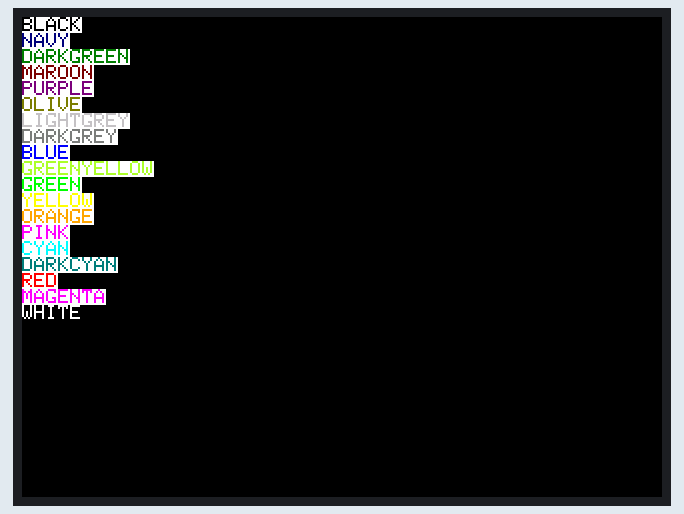
Recording of a sketch running on a simulated ESP32. Parts: 320×240 colour display.

Above: at 0.2 s.

The sketch:

M5_LCD_font_colorcode.ino
```cpp
#include <M5Stack.h>

void setup() {
    M5.begin();

    //バックライトの明るさを0～255で指定
    M5.Lcd.setBrightness(255);

    //文字の大きさを1～7で指定
    M5.Lcd.setTextSize(1);

    //文字色を設定（文字背景色は透明）
    M5.Lcd.setTextColor(BLACK,WHITE);
    M5.Lcd.println("BLACK");

    //文字色を設定（文字背景色は透明）
    M5.Lcd.setTextColor(NAVY,WHITE);
    M5.Lcd.println("NAVY");

    //文字色を設定（文字背景色は透明）
    M5.Lcd.setTextColor(DARKGREEN,WHITE);
    M5.Lcd.println("DARKGREEN");

    //文字色を設定（文字背景色は透明）
    M5.Lcd.setTextColor(MAROON,WHITE);
    M5.Lcd.println("MAROON");

    //文字色を設定（文字背景色は透明）
    M5.Lcd.setTextColor(PURPLE,WHITE);
    M5.Lcd.println("PURPLE");

    //文字色を設定（文字背景色は透明）
    M5.Lcd.setTextColor(OLIVE,WHITE);
    M5.Lcd.println("OLIVE");

    //文字色を設定（文字背景色は透明）
    M5.Lcd.setTextColor(LIGHTGREY,WHITE);
    M5.Lcd.println("LIGHTGREY");

    //文字色を設定（文字背景色は透明）
    M5.Lcd.setTextColor(DARKGREY,WHITE);
    M5.Lcd.println("DARKGREY");

    //文字色を設定（文字背景色は透明）
    M5.Lcd.setTextColor(BLUE,WHITE);
    M5.Lcd.println("BLUE");

    //文字色を設定（文字背景色は透明）
    M5.Lcd.setTextColor(GREENYELLOW,WHITE);
    M5.Lcd.println("GREENYELLOW");

    //文字色を設定（文字背景色は透明）
    M5.Lcd.setTextColor(GREEN,WHITE);
    M5.Lcd.println("GREEN");

    //文字色を設定（文字背景色は透明）
    M5.Lcd.setTextColor(YELLOW,WHITE);
    M5.Lcd.println("YELLOW");

    //文字色を設定（文字背景色は透明）
    M5.Lcd.setTextColor(ORANGE,WHITE);
    M5.Lcd.println("ORANGE");

    //文字色を設定（文字背景色は透明）
    M5.Lcd.setTextColor(PINK,WHITE);
    M5.Lcd.println("PINK");

    //文字色を設定（文字背景色は透明）
    M5.Lcd.setTextColor(CYAN,WHITE);
    M5.Lcd.println("CYAN");

    //文字色を設定（文字背景色は透明）
    M5.Lcd.setTextColor(DARKCYAN,WHITE);
    M5.Lcd.println("DARKCYAN");

    //文字色を設定（文字背景色は透明）
    M5.Lcd.setTextColor(RED,WHITE);
    M5.Lcd.println("RED");

    //文字色を設定（文字背景色は透明）
    M5.Lcd.setTextColor(MAGENTA,WHITE);
    M5.Lcd.println("MAGENTA");

    //文字色を設定（文字背景色は透明）
    M5.Lcd.setTextColor(WHITE,BLACK);
    M5.Lcd.println("WHITE");
}

void loop() {
}
```
